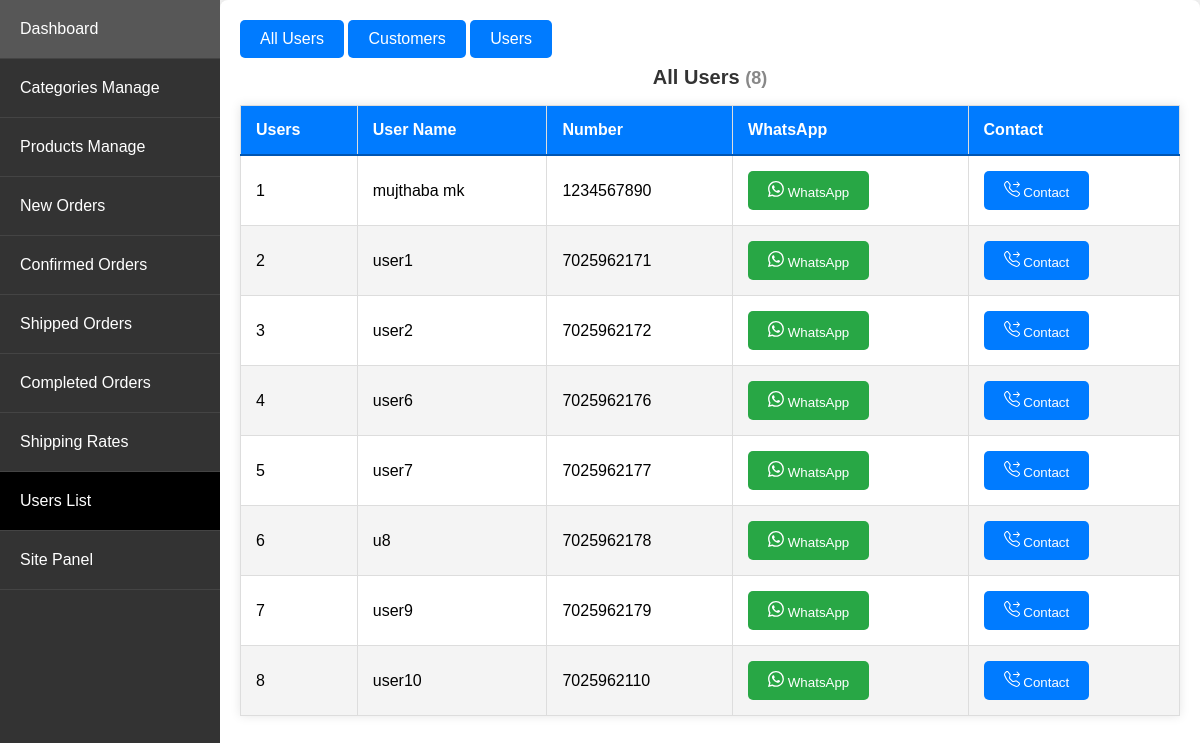
The app's page /admin_app/admin_app/users/ (signed in), older data.
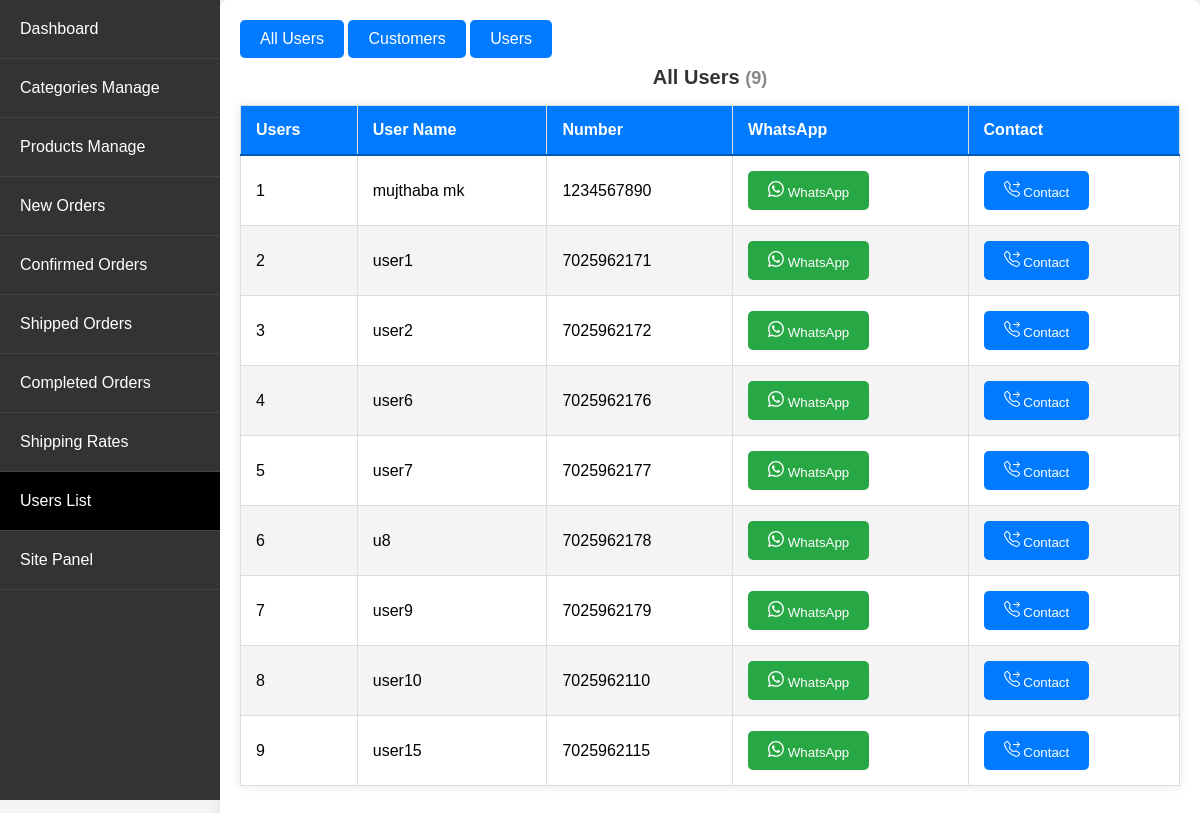
The same page, newer data.
### store/models.py (models this page shows, shortened)
class Customer(models.Model):
    user = models.OneToOneField(User, on_delete=models.CASCADE)
    name = models.CharField(max_length=200, null=True)
    contact_number = models.CharField(max_length=12, unique=True, null=True)

### admin_app/views.py (the view)
# urls.py: path('admin_app/users/', views.users_list, name='users_list'),
@login_required
@user_passes_test(is_admin)
def users_list(request):
    total_users = Customer.objects.all()
    complete_orders = Order.objects.filter(complete=True)
    customer_ids_with_complete_orders = set(complete_orders.values_list('customer_id', flat=True))
    customers_with_complete_orders = Customer.objects.filter(id__in=customer_ids_with_complete_orders)
    only_users = total_users.exclude(id__in=customer_ids_with_complete_orders)
    return render(request, 'admin_app/users_list.html', {
        'total_users': total_users,
        'customers_with_complete_orders': customers_with_complete_orders,
        'only_users': only_users
    })

### admin_app/views.py (called while the page is built)
def is_admin(user):
    return user.is_superuser

### store/context_processors.py (called while the page is built)
def menu_link(request): # this function don't wanna call to work, it's defined in setting to work
    links_list = Category.objects.annotate(
        num_products=Count('product', filter=Q(product__active=True, product__stock__gt=0))
    ).filter(num_products__gt=0).order_by('name')  # Add an order_by clause here
    paginator3 = Paginator(links_list, 8)
    try:
        page = int(request.GET.get('page', '1'))
    except:
        page = 1
    try:
        links = paginator3.page(page)
    except (InvalidPage, EmptyPage):
        links = paginator3.page(paginator3.num_pages)
    return dict(links=links)

def cart_data(request):
    data = cartData(request)
    cartItems = data['cartItems']
    return {'cartItems': cartItems}

def wishlist_count(request):
    if request.user.is_authenticated:
        wishlist_count = Wishlist.objects.filter(user=request.user).count()
    else:
        cookie_data = cookieWishlist(request)
        wishlist_count = cookie_data['wishlist_count']
    return {'wishlist_count': wishlist_count}

### admin_app/templates/admin_app/users_list.html (shortened to what this page needs)
{% extends 'admin_app/base_admin.html' %}
{% block content %}
<div class="navbar">
    <a class="button_proudct_list" href="#total_users" onclick="showSection('total_users')">All Users</a>
    <a class="button_proudct_list" href="#customers_with_complete_orders" onclick="showSection('customers_with_complete_orders')">Customers</a>
    <a class="button_proudct_list" href="#only_users" onclick="showSection('only_users')">Users</a>
</div>
<div class="content">
    <div id="total_users" class="section">
        <h1 class="section-title">All Users <span class="section-count">({{ total_users|length }})</span></h1>
        <ol>
            <table>
                <thead>
                    <tr>
                        <th>Users</th>
                        <th>User Name</th>
                        <th>Number</th>
                        <th>WhatsApp</th>
                        <th>Contact</th>
                    </tr>
                </thead>
                <tbody>
                    {% for user in total_users %}
                    <tr>
                        <td>{{ forloop.counter }}</td>
                        <td>{{ user.name }}</td>
                        <td>{{ user.contact_number }}</td>
                        <td>
                            <a href="https://wa.me/{{ user.contact_number }}" target="_blank">
                                <button type="button" class="btn btn-success">
                                    WhatsApp
                                </button>
                            </a>
                        </td>
                        <td>
                            <a href="tel:{{ user.contact_number }}">
                                <button type="button" class="btn btn-primary">
                                    Contact
                                </button>
                            </a>
                        </td>
                    </tr>
                    {% endfor %}
                </tbody>
            </table>
        </ol>
    </div>
</div>
{% endblock %}

Row changes from the older to the newer data that the page shows:
added Customer: name "user15", contact_number "7025962115"
Text that changed along with them:
{{ total_users|length }}: "8" → "9"
